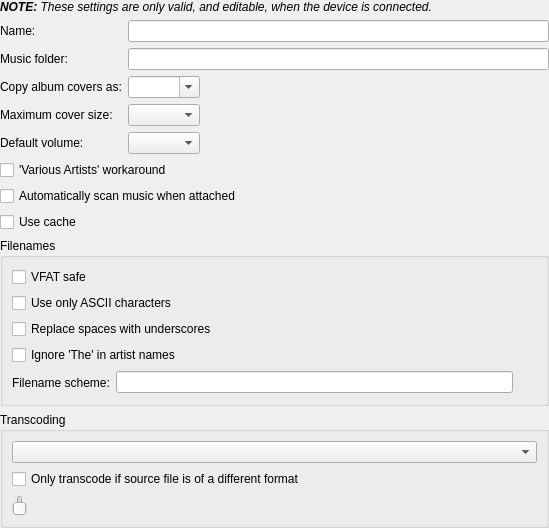
<?xml version="1.0" encoding="UTF-8"?>
<ui version="4.0">
 <class>DevicePropertiesWidget</class>
 <widget class="QWidget" name="DevicePropertiesWidget">
  <property name="geometry">
   <rect>
    <x>0</x>
    <y>0</y>
    <width>549</width>
    <height>528</height>
   </rect>
  </property>
  <layout class="QVBoxLayout" name="verticalLayout">
   <property name="margin">
    <number>0</number>
   </property>
   <item>
    <widget class="QLabel" name="remoteDeviceNote">
     <property name="text">
      <string>&lt;i&gt;&lt;b&gt;NOTE:&lt;/b&gt; These settings are only valid, and editable, when the device is connected.&lt;/i&gt;</string>
     </property>
     <property name="wordWrap">
      <bool>true</bool>
     </property>
     <property name="textInteractionFlags">
      <set>Qt::NoTextInteraction</set>
     </property>
    </widget>
   </item>
   <item>
    <layout class="QFormLayout" name="formLayout">
     <property name="fieldGrowthPolicy">
      <enum>QFormLayout::ExpandingFieldsGrow</enum>
     </property>
     <item row="0" column="0">
      <widget class="BuddyLabel" name="nameLabel">
       <property name="text">
        <string>Name:</string>
       </property>
       <property name="buddy">
        <cstring>name</cstring>
       </property>
      </widget>
     </item>
     <item row="0" column="1">
      <widget class="LineEdit" name="name"/>
     </item>
     <item row="1" column="0">
      <widget class="BuddyLabel" name="musicFolderLabel">
       <property name="text">
        <string>Music folder:</string>
       </property>
       <property name="buddy">
        <cstring>musicFolder</cstring>
       </property>
      </widget>
     </item>
     <item row="1" column="1">
      <widget class="PathRequester" name="musicFolder"/>
     </item>
     <item row="2" column="0">
      <widget class="BuddyLabel" name="albumCoversLabel">
       <property name="text">
        <string>Copy album covers as:</string>
       </property>
       <property name="buddy">
        <cstring>albumCovers</cstring>
       </property>
      </widget>
     </item>
     <item row="2" column="1">
      <widget class="QComboBox" name="albumCovers">
       <property name="editable">
        <bool>true</bool>
       </property>
      </widget>
     </item>
     <item row="3" column="0">
      <widget class="BuddyLabel" name="coverMaxSizeLabel">
       <property name="text">
        <string>Maximum cover size:</string>
       </property>
       <property name="buddy">
        <cstring>coverMaxSize</cstring>
       </property>
      </widget>
     </item>
     <item row="3" column="1">
      <widget class="QComboBox" name="coverMaxSize">
       <property name="editable">
        <bool>false</bool>
       </property>
      </widget>
     </item>
     <item row="4" column="1">
      <widget class="QComboBox" name="defaultVolume"/>
     </item>
     <item row="4" column="0">
      <widget class="QLabel" name="defaultVolumeLabel">
       <property name="text">
        <string>Default volume:</string>
       </property>
      </widget>
     </item>
     <item row="5" column="0" colspan="2">
      <widget class="QCheckBox" name="fixVariousArtists">
       <property name="text">
        <string>'Various Artists' workaround</string>
       </property>
      </widget>
     </item>
     <item row="6" column="0" colspan="2">
      <widget class="QCheckBox" name="autoScan">
       <property name="text">
        <string>Automatically scan music when attached</string>
       </property>
      </widget>
     </item>
     <item row="7" column="0" colspan="2">
      <widget class="QCheckBox" name="useCache">
       <property name="text">
        <string>Use cache</string>
       </property>
      </widget>
     </item>
    </layout>
   </item>
   <item>
    <widget class="QGroupBox" name="filenamesGroupBox">
     <property name="title">
      <string>Filenames</string>
     </property>
     <layout class="QFormLayout" name="formLayout_2">
      <property name="fieldGrowthPolicy">
       <enum>QFormLayout::ExpandingFieldsGrow</enum>
      </property>
      <item row="4" column="0">
       <widget class="BuddyLabel" name="label_6">
        <property name="text">
         <string>Filename scheme:</string>
        </property>
        <property name="buddy">
         <cstring>filenameScheme</cstring>
        </property>
       </widget>
      </item>
      <item row="4" column="1">
       <layout class="QHBoxLayout" name="horizontalLayout">
        <property name="spacing">
         <number>0</number>
        </property>
        <item>
         <widget class="LineEdit" name="filenameScheme">
          <property name="minimumSize">
           <size>
            <width>288</width>
            <height>0</height>
           </size>
          </property>
          <property name="readOnly">
           <bool>true</bool>
          </property>
         </widget>
        </item>
        <item>
         <widget class="QToolButton" name="configFilename">
          <property name="autoRaise">
           <bool>true</bool>
          </property>
         </widget>
        </item>
       </layout>
      </item>
      <item row="0" column="0" colspan="2">
       <widget class="QCheckBox" name="vfatSafe">
        <property name="text">
         <string>VFAT safe</string>
        </property>
       </widget>
      </item>
      <item row="1" column="0" colspan="2">
       <widget class="QCheckBox" name="asciiOnly">
        <property name="text">
         <string>Use only ASCII characters</string>
        </property>
       </widget>
      </item>
      <item row="2" column="0" colspan="2">
       <widget class="QCheckBox" name="replaceSpaces">
        <property name="text">
         <string>Replace spaces with underscores</string>
        </property>
       </widget>
      </item>
      <item row="3" column="0" colspan="2">
       <widget class="QCheckBox" name="ignoreThe">
        <property name="text">
         <string>Ignore 'The' in artist names</string>
        </property>
       </widget>
      </item>
     </layout>
    </widget>
   </item>
   <item>
    <widget class="QGroupBox" name="transcoderFrame">
     <property name="title">
      <string>Transcoding</string>
     </property>
     <layout class="QVBoxLayout" name="verticalLayout_2">
      <item>
       <widget class="QComboBox" name="transcoderName"/>
      </item>
      <item>
       <widget class="QCheckBox" name="transcoderWhenDifferent">
        <property name="text">
         <string>Only transcode if source file is of a different format</string>
        </property>
       </widget>
      </item>
      <item>
       <widget class="ValueSlider" name="transcoderValue"/>
      </item>
     </layout>
    </widget>
   </item>
   <item>
    <spacer name="verticalSpacer">
     <property name="orientation">
      <enum>Qt::Vertical</enum>
     </property>
     <property name="sizeHint" stdset="0">
      <size>
       <width>20</width>
       <height>0</height>
      </size>
     </property>
    </spacer>
   </item>
  </layout>
 </widget>
 <customwidgets>
  <customwidget>
   <class>LineEdit</class>
   <extends>QLineEdit</extends>
   <header>support/lineedit.h</header>
  </customwidget>
  <customwidget>
   <class>BuddyLabel</class>
   <extends>QLabel</extends>
   <header>support/buddylabel.h</header>
  </customwidget>
  <customwidget>
   <class>PathRequester</class>
   <extends>QLineEdit</extends>
   <header>support/pathrequester.h</header>
   <container>1</container>
  </customwidget>
  <customwidget>
   <class>ValueSlider</class>
   <extends>QSlider</extends>
   <header>devices/valueslider.h</header>
  </customwidget>
 </customwidgets>
 <tabstops>
  <tabstop>musicFolder</tabstop>
  <tabstop>albumCovers</tabstop>
  <tabstop>coverMaxSize</tabstop>
  <tabstop>defaultVolume</tabstop>
  <tabstop>fixVariousArtists</tabstop>
  <tabstop>autoScan</tabstop>
  <tabstop>useCache</tabstop>
  <tabstop>vfatSafe</tabstop>
  <tabstop>asciiOnly</tabstop>
  <tabstop>replaceSpaces</tabstop>
  <tabstop>ignoreThe</tabstop>
  <tabstop>filenameScheme</tabstop>
  <tabstop>configFilename</tabstop>
  <tabstop>transcoderName</tabstop>
  <tabstop>transcoderWhenDifferent</tabstop>
  <tabstop>transcoderValue</tabstop>
 </tabstops>
 <resources/>
 <connections/>
</ui>
